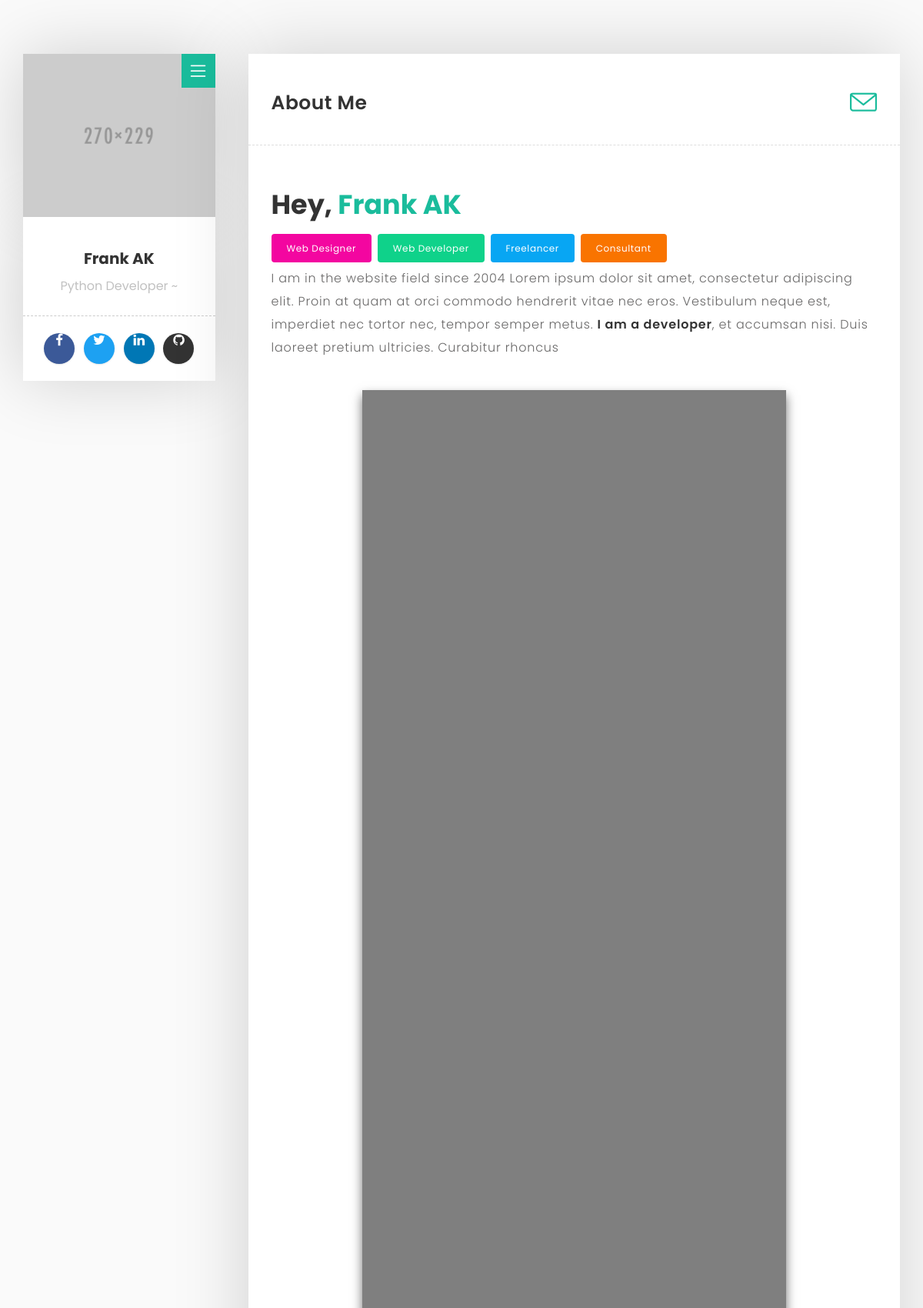
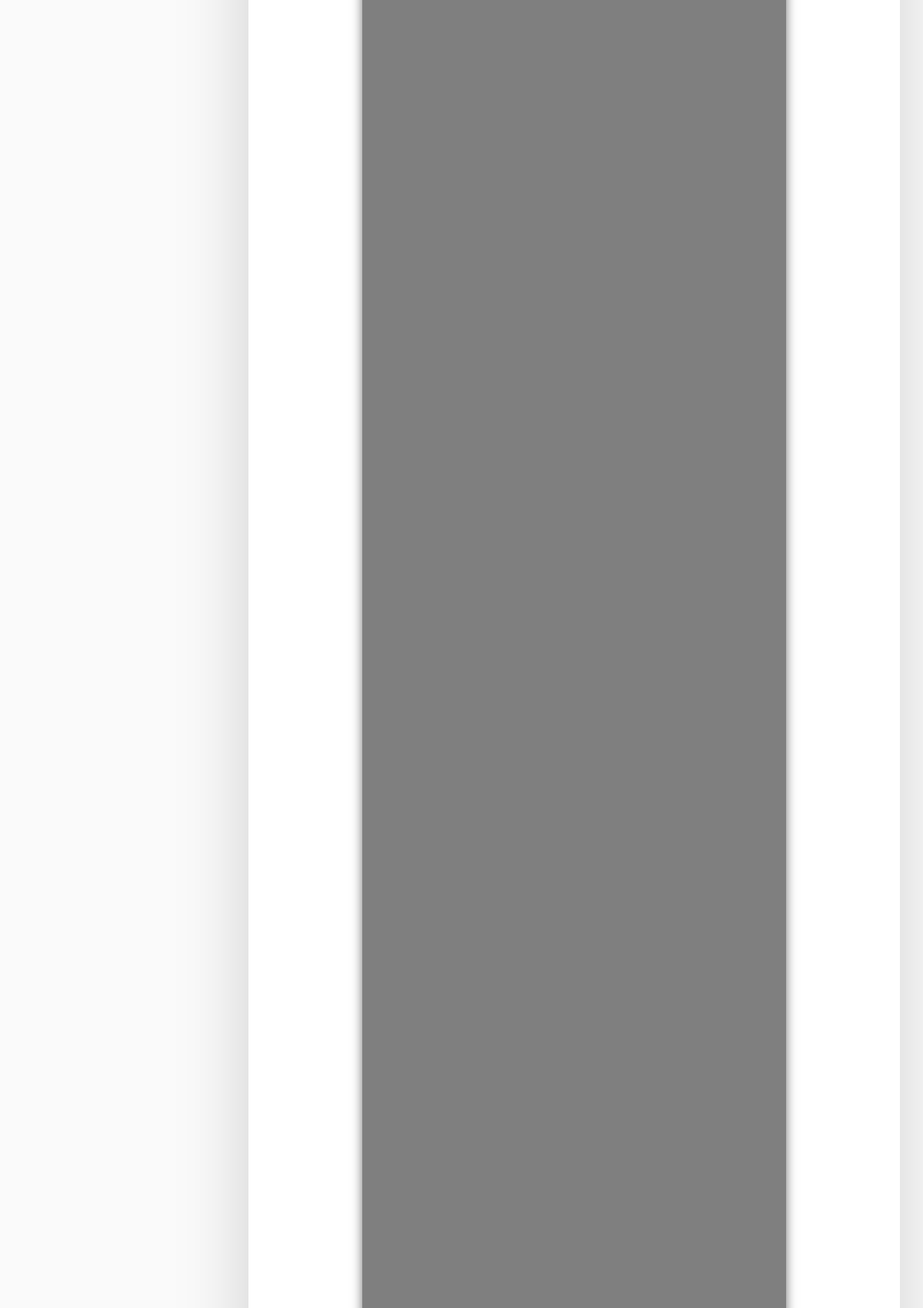
/about (upper part), run on the app's committed database (2 pictures, top to bottom).
### app/models.py (models this page shows, shortened)
class AboutInfo(db.Model):
    id = db.Column(db.Integer, primary_key = True)
    username = db.Column(db.String(16))
    greeting = db.Column(db.String(32))
    describer = db.Column(db.String(1024))
    services = db.Column(db.String(1024))
    timestamp = db.Column(db.DateTime)

### app/views.py (the view)
@app.route("/about")
def about():
    about_query = AboutInfo.query.first()
    return render_template("about.html", about_data=about_query)

### app/views.py (called while the page is built)
@app.context_processor
def inject_user():
	return dict(user_info=g.user_info)

@app.context_processor
def inject_email_form():
    form = EmailForm(request.form)
    return dict(form=form)

@app.before_request
def query_user_info():
	g.user_info = {
		"username":"Frank AK",
		"job":"Python Developer ~"
	}

@app.before_request
def before_request():
    g.user = current_user

### app/templates/about.html (shortened to what this page needs)
﻿{% extends "_base.html" %}
{% block right_content %}
    <div class="col-md-12 page-body">
    	<div class="row">
            <div class="sub-title">
           		<h2>About Me</h2>
                <a href="{{url_for('contact') }}"><i class="icon-envelope"></i></a>
             </div>
            <div class="col-md-12 content-page">
              <div class="col-md-12 blog-post">
                <div class="post-title margin-bottom-30">
                    <h1>{{ about_data.greeting }} <span class="main-color">{{ about_data.username }}</span></h1>
                    <ul class="knowledge">
                      <li class="bg-color-1">Web Designer</li>
                      <li class="bg-color-4">Web Developer</li>
                      <li class="bg-color-6">Freelancer</li>
                      <li class="bg-color-5">Consultant</li>
                     </ul>
                {{ about_data.describer | safe}}
                 <div class="video-box margin-top-40 margin-bottom-80">
                  <div class="video-tutorial">
                   <a class="video-popup" href="https://www.youtube.com/watch?v=O2Bsw3lrhvs" title="My Thought">
                   <img src="images/pic/my-pic.png" alt="">
                   </a>
                  </div>
                </div>
                </div>
             </div>
         </div>
{% endblock %}

### app/templates/_base.html (shortened to what this page needs)
<!DOCTYPE html>
<html lang="en">
<head>
  <link rel="stylesheet" type="text/css" href="{{ url_for('static', filename='css/plugin.css') }}">
  <link rel="stylesheet" type="text/css" href="{{ url_for('static', filename='css/style.css') }}">
</head>
<body>
  <div id="main">
      <div class="container">
          <div class="row">
               <div class="col-md-3">
                 <div class="about-fixed">
                   <div class="my-pic">
                      <img src="{{ url_for('static', filename='images/pic/my-pic.png') }}" alt="">
                      <a href="javascript:void(0)" class="collapsed" data-target="#menu" data-toggle="collapse"><i class="icon-menu menu"></i></a>
                      </div>
                    <div class="my-detail">
                      <div class="white-spacing">
                          <h1>{{ user_info.username }}</h1>
                          <span>{{ user_info.job }}</span>
                      </div>
                     <ul class="social-icon">
                       <li><a href="https://www.facebook.com/frank.ak.1" target="_blank" class="facebook"><i class="fa fa-facebook"></i></a></li>
                       <li><a href="https://twitter.com/Landpack" target="_blank" class="twitter"><i class="fa fa-twitter"></i></a></li>
                       <li><a href="#" target="_blank" class="linkedin"><i class="fa fa-linkedin"></i></a></li>
                       <li><a href="https://github.com/land-pack" target="_blank" class="github"><i class="fa fa-github"></i></a></li>
                      </ul>
                  </div>
                </div>
              </div>
<div class="col-md-9">
{% block right_content %}
{% endblock %}
  </div>
</div>
</div>
    </div>
 </body>
</html>

### app/static/css/style.css (style rules this page uses)
body { font-family: "Poppins", sans-serif; background: #fafafa !important; }
html { position: relative; min-height: 100%; }
a { text-decoration: none !important; color: #1abc9c; }
b { font-weight: 600; color: #333333; }
p { font-size: 14px; font-family: "Poppins", sans-serif; }
#main { margin: 50px 0; }
.main-color { color: #1abc9c; }
.page-body { background: #ffffff; box-shadow: -2px -1px 88px 0px rgba(0,0,0,0.17); }
.sub-title { padding: 30px; }
.sub-title h2 { display: inline-block; font-size: 25px; letter-spacing: 0.5px; font-weight: 600; }
.sub-title i { float: right; font-size: 35px; margin-top: 15px; }
.content-page { padding-top: 30px; padding-bottom: 60px; border-top: 1px dashed #dedede; border-bottom: 1px dashed #dedede; }
.menu { position: absolute; right: 0px; top: 0px; font-size: 20px; color: #fff; background: #1abc9c; padding: 12px; }
.about-fixed { position: fixed; width: 20.8%; }
.my-pic { width: 100%; box-shadow: -2px -1px 88px 0px rgba(0,0,0,0.17); }
.my-pic img { width: 100%; }
.my-detail { text-align: center; margin-bottom: 30px; background: #ffffff; box-shadow: -2px -1px 88px 0px rgba(0,0,0,0.17); }
.my-detail .white-spacing { padding: 23px 0; border-bottom: 1px dashed #cccccc; }
.my-detail h1 { font-size: 20px; font-weight: 700; }
.my-detail span { color: #c1c1c1; font-weight: 400; line-height: 30px; font-size: 16px; }
.knowledge { list-style: none; padding: 2px; margin: 0; padding-left: 0px; }
.knowledge:before, .knowledge:after { content: " "; display: table; }
.knowledge:after { clear: both; }
.knowledge li { display: inline-block; color: #ffffff; margin: 4px 4px; padding: 10px 20px; font-size: 12px; letter-spacing: 0.6px; margin-left: 0px; border-radius: 4px; cursor: default; }
div.blog-post { display: none; margin-bottom: 50px; }
.blog-post .post-title h1 { color: #333333; font-size: 35px; line-height: 45px; font-weight: 700; margin-top: 24px; }
.blog-post p { font-size: 16px; line-height: 30px; color: #696868; font-weight: 300; letter-spacing: 0.8px; font-family: "Poppins", sans-serif; }
.video-box { background: #333333; width: 70%; margin: 0 auto; height: 100%; box-shadow: 0px 7px 13px 0px rgba(2, 2, 2, 0.56); }
.video-tutorial { position: relative; }
.video-tutorial .video-popup:after { content: '\e071'; font-family: 'simple-line-icons'; display: block; color: #1abc9c; font-size: 65px; font-weight: 600; z-index: 1; position: absolute; top: 50%; left: 50%; -webkit-transform: translate(-50%, -50%); -moz-transform: translate(-50%, -50%); transform: translate(-50%, -50%); opacity: .9; -webkit-transition: all 0.3s ease-in-out; -moz-transition: all 0.3s ease-in-out; transition: all 0.3s ease-in-out; }
.video-tutorial img { width: 100%; height: 100%; object-fit: cover; opacity: .5; user-drag: none; -webkit-user-drag: none; -webkit-user-select: none; -moz-user-select: none; }
.social-icon { list-style: none; padding: 20px; margin: 0; text-align: center; }
.social-icon:before, .social-icon:after { content: " "; display: table; }
.social-icon:after { clear: both; }
.social-icon li { display: inline-block; margin: 2px 4px; }
.social-icon li a { display: block; width: 40px; height: 40px; line-height: 42px; color: #fff; text-align: center; border: 0 none; border-radius: 50%; font-size: 17px; box-shadow: 0px 1px 2px 0px rgba(90, 91, 95, 0.15); transition: all 0.3s ease-in-out; }
.facebook { background-color: #3b5998; }
.twitter { background-color: #1da1f2; }
.linkedin { background-color: #0077b5; }
.github { background-color: #333333; }
.margin-top-40 { margin-top: 40px !important; }
.margin-bottom-30 { margin-bottom: 30px !important; }
.margin-bottom-80 { margin-bottom: 80px !important; }
.bg-color-1 { background-color: #f306a0; }
.bg-color-4 { background-color: #0fd28a; }
.bg-color-5 { background-color: #f97400; }
.bg-color-6 { background-color: #08a6f3; }

### data on the page
AboutInfo: username "Frank AK", greeting "Hey,", describer "I am in the website field since 2004 Lorem ipsum dolor sit amet, consectetur adipiscing elit. Proin at quam at orci commodo hendrerit vitae nec eros. Vestibulum neque est, imperdiet nec tortor nec, tempor semper metus. I am a developer , et accumsan nisi. Duis laoreet pretium ultricies. Curabitur rhoncus"

### other printed values
{{ user_info.job }} "Python Developer ~"
